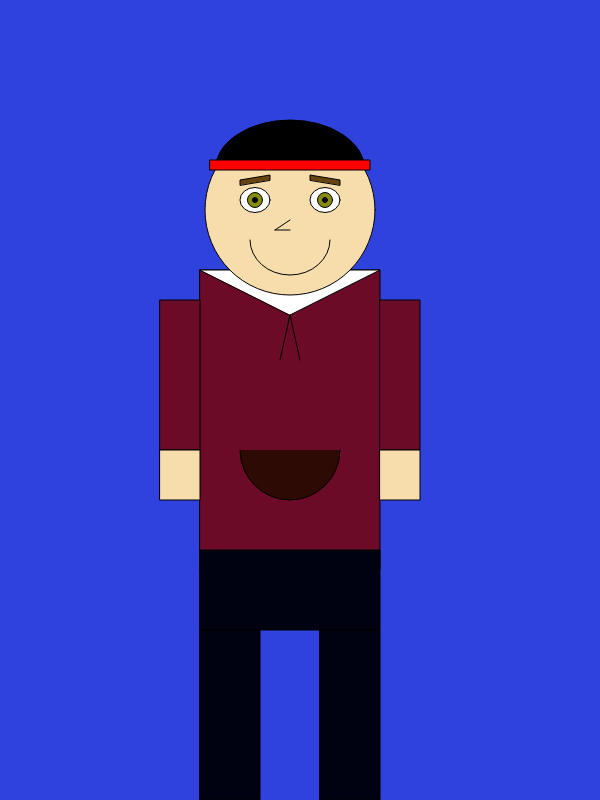
Frame 1 (no input)
Frame 60 (no input): identical to frame 1, image omitted
Frame 120 (the mouse pressed at the canvas centre since frame 60): identical to frame 1, image omitted

The p5.js sketch that drew this single still picture (run headless with seeded random() and noise() and a simulated clock; from frame 60 on, the mouse is pressed at the canvas centre):

// p5.js sketch
// ── sketch.js
//Frederick Cantarine

function setup() {
  createCanvas( 600, 800 );

}

function draw() {
  background ( 'rgb(48, 66, 222)' );

  push();

  translate( 300, 350 );

//Body
  push();

  fill( 'rgb(107, 11, 40)');
  rect( -100, -80, 180, 300 );

  fill( 'rgb(45, 10, 3)');
  arc( -10, 100, 100, 100, 0, PI );

  fill( 255 );
  triangle(-10, -35, 80, -80, -100, -80);

  line( -10, -35, -20, 10 );
  line( -10, -35, 0, 10 );

  pop();
//End Body

//Arms
push();
//left arm
fill( 'rgb(107, 11, 40)');
rect( -140, -50, 40, 150 );

fill( 'rgb(247, 221, 171)');
rect( -140, 100, 40, 50);

//right arm
fill( 'rgb(107, 11, 40)');
rect( 80, -50, 40, 150 );

fill( 'rgb(247, 221, 171)');
rect( 80, 100, 40, 50);

pop();
//end Arms

//legs
push();
fill( 'rgb(1, 2, 17)');
rect( -100, 200, 180, 80);

rect( -100, 280, 60, 170);
rect( 20, 280, 60, 170);

pop();

//Head
push();
fill( 'rgb(247, 221, 171)');
ellipse( -10, -140, 170);

//mouth
push();
arc( -10, -110, 80, 70, 0, PI );

pop();
//end mouth

//eyebrows
push();
fill('rgb(102, 67, 15)')
quad(-60, -165, -60, -170, -30, -175, -30, -170);
quad(40, -165, 40, -170, 10, -175, 10, -170);

pop();
//end eyebrows

//eyes
push();
fill( 255);
ellipse(-45, -150, 30, 25);
ellipse(25, -150, 30, 25);

fill( 'rgb(133, 139, 13)');
ellipse(-45, -150, 15);
ellipse(25, -150, 15);

fill(0);
ellipse(-45, -150, 5);
ellipse(25, -150, 5);

pop();
//end eyes

//nose
push();
line(-25, -120, -10, -130);
line(-25, -120, -10, -120);

pop();

//hat
push();

fill( 'black' );
rotate( radians( 180) );
arc( 10, 180, 150, 100, 0, PI );


pop();

push();
fill( 'red');
rect(-90, -190, 160, 10);

pop();

pop();
//end Head

pop();


}
